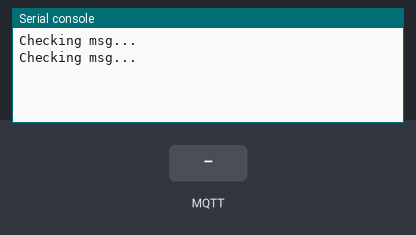
This program was run on a simulated ESP32 board running MicroPython. Parts: the last lines printed to the serial console. The inputs (shaded band) are chosen by the test bench. No MQTT or app messages arrive unless stated.

Above: at 1.3 s.
1.4 s: MQTT message "1" arrives on the first subscribed topic
At 3.0 s:
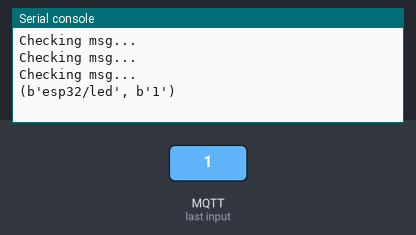
3.6 s: MQTT message "on" arrives on the first subscribed topic
At 4.9 s:
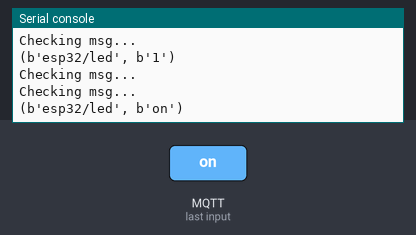
5.6 s: MQTT message "off" arrives on the first subscribed topic
At 7.0 s:
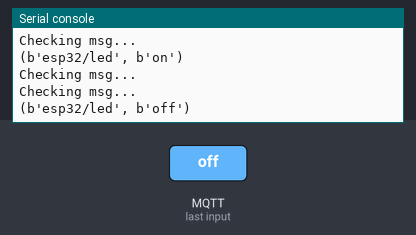

Measured:
- after the input at 1.4 s, the serial console: prints a new line after 0.75 s (image 1)
- after the input at 3.6 s, the serial console: prints a new line after 0.55 s (image 2)
- after the input at 5.6 s, the serial console: prints a new line after 0.55 s (image 3)

The program:

mqtt1.py
```python
from umqtt.simple import MQTTClient
import utime


def callback_func(topic, msg):
    print((topic, msg))


client = MQTTClient("test_mqtt_client_id", 'mqtt.beebotte.com', user='token:token_jraXXXXXXXXXXXUku', password='', keepalive=30)
client.connect()
client.set_callback(callback_func)
client.subscribe('esp32/led')


while True:
    print("Checking msg...")
    client.check_msg()
    utime.sleep(1)
```
